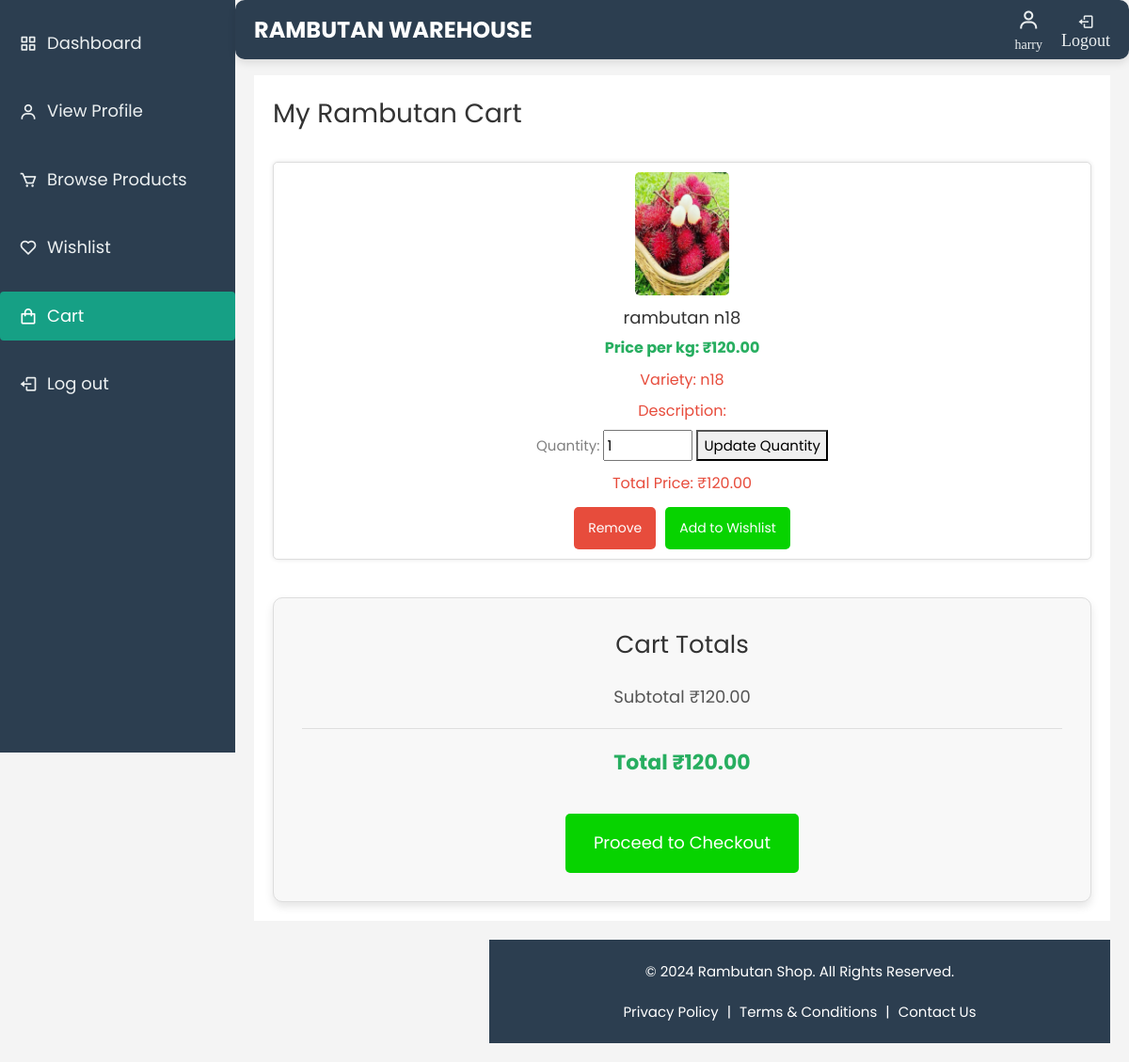
Before: /cart/ (signed in) with the older database file.
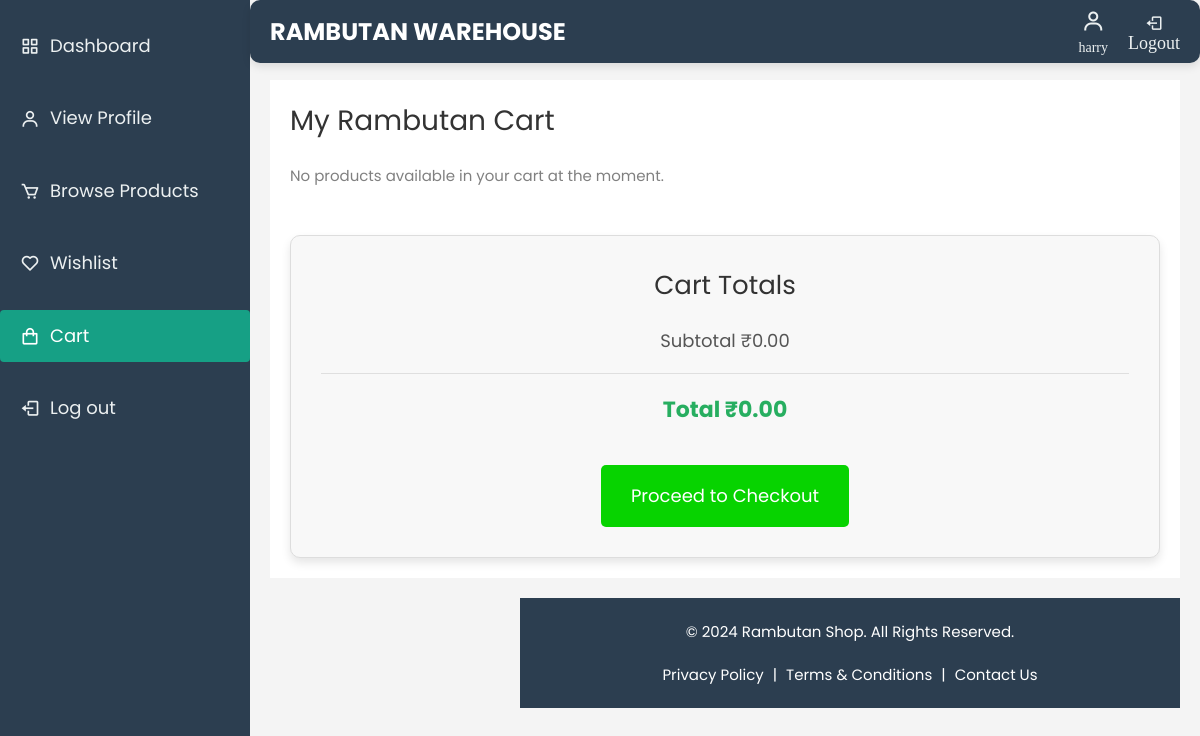
After: the same page with the newer database file.
### warehouse/models.py (models this page shows, shortened)
class Cart(models.Model):
    user = models.ForeignKey(settings.AUTH_USER_MODEL, on_delete=models.CASCADE, related_name='carts')
    rambutan_post = models.ForeignKey(RambutanPost, on_delete=models.CASCADE, related_name='carts')
    quantity = models.PositiveIntegerField(default=1)
    price = models.DecimalField(max_digits=10, decimal_places=2, null=True, blank=True)
    total_price = models.DecimalField(max_digits=10, decimal_places=2, null=True, blank=True)
    added_at = models.DateTimeField(auto_now_add=True)
    class Meta:
        unique_together = ('user', 'rambutan_post')

class RambutanPost(models.Model):
    farmer = models.ForeignKey('FarmerDetails', on_delete=models.CASCADE, related_name='rambutan_posts')
    name = models.CharField(max_length=255)
    variety = models.CharField(max_length=100)
    quantity = models.PositiveIntegerField()
    quantity_left = models.PositiveIntegerField(default=0)  # Quantity left after sales
    price_per_kg = models.DecimalField(max_digits=10, decimal_places=2)
    image = models.ImageField(upload_to='rambutan_images/', blank=True, null=True)
    description = models.TextField(blank=True, null=True)
    created_at = models.DateTimeField(auto_now_add=True)
    is_available = models.BooleanField(default=True)  # Whether the post is still available

### warehouse/views.py (the view)
# urls.py: path('cart/', views.cart, name='cart'),
@login_required
def cart(request):
    cart_items = Cart.objects.filter(user=request.user)
    for item in cart_items:
        item.total_price = item.price * item.quantity
    total_price = sum(item.total_price for item in cart_items)
    context = {
        'cart_items': cart_items,
        'total_price': total_price,
    }
    return render(request, 'cart.html', context)

### warehouse/templates/cart.html (shortened to what the changed rows need)
{% load static %}
<!DOCTYPE html>
<html lang="en" dir="ltr">
<head>
    <link href='https://unpkg.com/boxicons@2.0.7/css/boxicons.min.css' rel='stylesheet'>
    <link href="https://cdn.jsdelivr.net/npm/sweetalert2@11/dist/sweetalert2.min.css" rel="stylesheet">
    <link rel="stylesheet" href="{% static 'css/open-iconic-bootstrap.min.css' %}">
    <link rel="stylesheet" href="{% static 'css/animate.css' %}">
    <link rel="stylesheet" href="{% static 'css/owl.carousel.min.css' %}">
    <link rel="stylesheet" href="{% static 'css/owl.theme.default.min.css' %}">
    <link rel="stylesheet" href="{% static 'css/magnific-popup.css' %}">
    <link rel="stylesheet" href="{% static 'css/aos.css' %}">
    <link rel="stylesheet" href="{% static 'css/ionicons.min.css' %}">
    <link rel="stylesheet" href="{% static 'css/bootstrap-datepicker.css' %}">
    <link rel="stylesheet" href="{% static 'css/jquery.timepicker.css' %}">
    <link rel="stylesheet" href="{% static 'css/flaticon.css' %}">
    <link rel="stylesheet" href="{% static 'css/icomoon.css' %}">
    <link rel="stylesheet" href="{% static 'css/style.css' %}">
</head>
<body>
    <section class="home-section">
<div class="main-content">
    <h2>My Rambutan Cart</h2>
    <div class="product-listing">
        {% for item in cart_items %}
        <div class="product" id="product-{{ item.id }}">
            <img src="{% if item.rambutan_post.image %}/media/{{ item.rambutan_post.image }}{% else %}{% static 'images/default_product.jpg' %}{% endif %}" alt="{{ item.rambutan_post.name }}" width="100px">
            <h3>{{ item.rambutan_post.name }}</h3>
            <p class="price">Price per kg: ₹<span id="price-{{ item.id }}">{{ item.price }}</span></p>
            <p>Variety: {{ item.rambutan_post.variety }}</p>
            <p>Description: {{ item.rambutan_post.description }}</p>
            <form action="{% url 'update_cart_item_quantity' item.id %}" method="POST" class="update-quantity-form">
                <label for="quantity-{{ item.id }}">Quantity:</label>
                <input
                    type="number"
                    id="quantity-{{ item.id }}"
                    name="quantity"
                    value="{{ item.quantity }}"
                    min="1"
                    max="100"
                >
                <button type="submit" class="update-button" {% if not item.rambutan_post.is_available %} disabled {% endif %}>Update Quantity</button>
            </form>
            <p>Total Price: ₹<span id="total-price-{{ item.id }}">{{ item.total_price }}</span></p>
            <div class="cart-buttons">
                <button class="remove"><a href="{% url 'remove_cart_item' item.id %}">Remove</a></button>
                {% if item.rambutan_post.is_available %}
                    <button class="add"><a href="{% url 'add_to_wishlist' item.rambutan_post.id %}">Add to Wishlist</a></button>
                {% endif %}
            </div>
        </div>
        {% empty %}
        <p>No products available in your cart at the moment.</p>
        {% endfor %}
    </div>
    <div class="cart-total-box">
        <p>
            <span>Subtotal</span>
            <span>₹{{ total_price|floatformat:2 }}</span>
        </p>
        <p class="total-price">
            <span>Total</span>
            <span>₹{{ total_price|floatformat:2 }}</span>
        </p>
    </div>
</div>
    </section>
</body>
</html>

Changed rows visible on the page:
removed Cart: rambutan_post.image (picture), rambutan_post.name "rambutan n18", price "120.00", rambutan_post.variety "n18", quantity "1", total_price "120.00", shows "Add to Wishlist"
Other visible differences:
{{ total_price|floatformat:2 }}: "120.00" → "0.00"
text now shown: "No products available in your cart at the moment."
